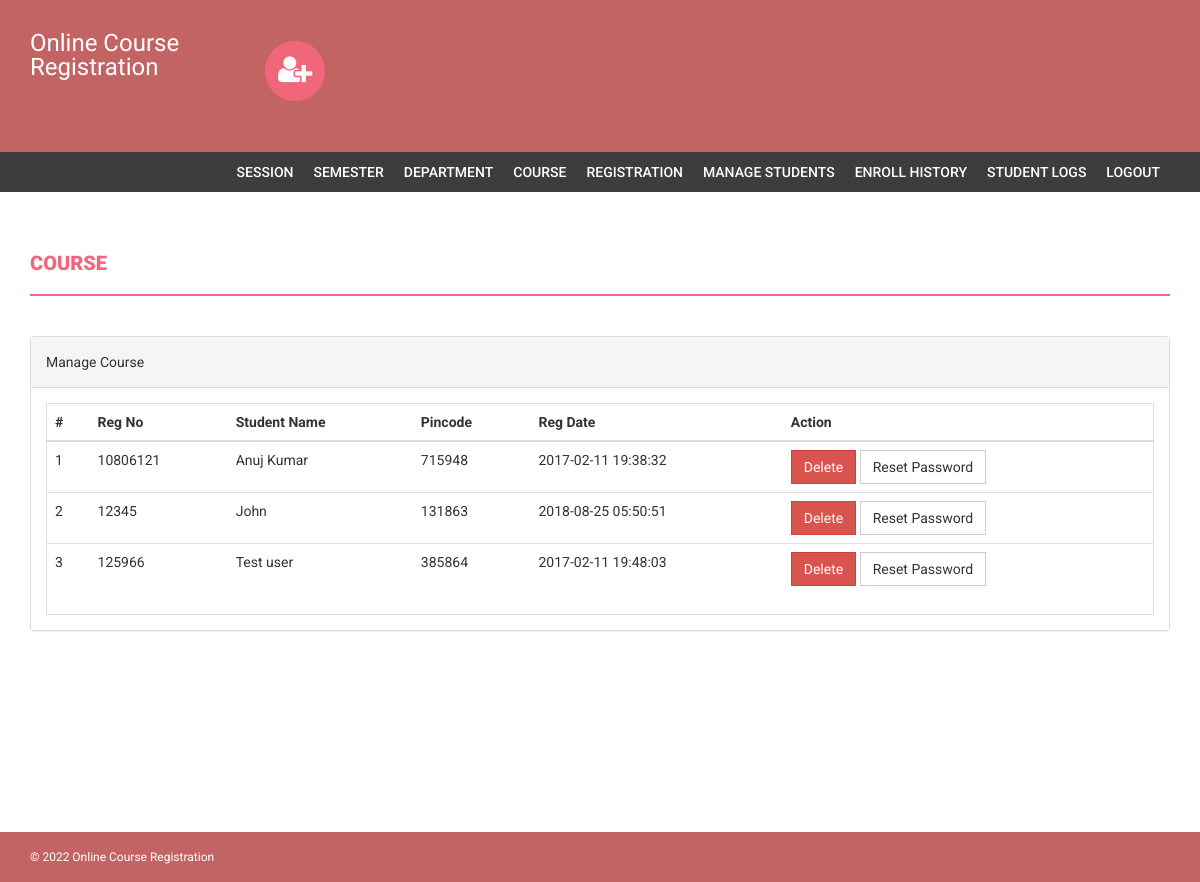
The app's page /onlinecourse/admin/manage-students.php (signed in) with its own data.
### tables this page shows
CREATE TABLE `students` (
  `StudentRegno` varchar(255) NOT NULL,
  `studentPhoto` varchar(255) DEFAULT NULL,
  `password` varchar(255) DEFAULT NULL,
  `studentName` varchar(255) DEFAULT NULL,
  `pincode` varchar(255) DEFAULT NULL,
  `session` varchar(255) DEFAULT NULL,
  `department` varchar(255) DEFAULT NULL,
  `semester` varchar(255) DEFAULT NULL,
  `cgpa` decimal(10,2) DEFAULT NULL,
  `creationdate` timestamp NULL DEFAULT CURRENT_TIMESTAMP,
  `updationDate` varchar(255) DEFAULT NULL
);

### onlinecourse/admin/manage-students.php (the view, shortened to what this page needs)
<?php
if(strlen($_SESSION['alogin'])==0)
    {
header('location:index.php');
}
else{
?>
<!DOCTYPE html>
<html xmlns="http://www.w3.org/1999/xhtml">
<head>
    <link href="assets/css/bootstrap.css" rel="stylesheet" />
    <link href="assets/css/font-awesome.css" rel="stylesheet" />
    <link href="assets/css/style.css" rel="stylesheet" />
</head>
<body>
<?php include('includes/header.php');?>
<?php if($_SESSION['alogin']!="")
{
 include('includes/menubar.php');
}
 ?>
    <div class="content-wrapper">
        <div class="container">
              <div class="row">
                    <div class="col-md-12">
                        <h1 class="page-head-line">Course  </h1>
                    </div>
                </div>
                <div class="row" >
                <div class="col-md-12">
                    <div class="panel panel-default">
                        <div class="panel-heading">
                            Manage Course
                        </div>
                        <div class="panel-body">
                            <div class="table-responsive table-bordered">
                                <table class="table">
                                    <thead>
                                        <tr>
                                            <th>#</th>
                                            <th>Reg No </th>
                                            <th>Student Name </th>
                                            <th> Pincode</th>
                                             <th>Reg Date</th>
                                             <th>Action</th>
                                        </tr>
                                    </thead>
                                    <tbody>
<?php
$sql=mysqli_query($con,"select * from students");
$cnt=1;
while($row=mysqli_fetch_array($sql))
{
?>
                                        <tr>
                                            <td><?php echo $cnt;?></td>
                                            <td><?php echo htmlentities($row['StudentRegno']);?></td>
                                            <td><?php echo htmlentities($row['studentName']);?></td>
                                            <td><?php echo htmlentities($row['pincode']);?></td>
                                            <td><?php echo htmlentities($row['creationdate']);?></td>
                                            <td>
<a href="manage-students.php?id=<?php echo $row['StudentRegno']?>&del=delete" onClick="return confirm('Are you sure you want to delete?')">
                                            <button class="btn btn-danger">Delete</button>
</a>
<a href="manage-students.php?id=<?php echo $row['StudentRegno']?>&pass=update" onClick="return confirm('Are you sure you want to reset password?')">
<button type="submit" name="submit" id="submit" class="btn btn-default">Reset Password</button>
</a>
                                            </td>
                                        </tr>
<?php
$cnt++;
} ?>
                                    </tbody>
                                </table>
                            </div>
                        </div>
                    </div>
                </div>
            </div>
        </div>
    </div>
  <?php include('includes/footer.php');?>
</body>
</html>
<?php } ?>

### onlinecourse/admin/assets/css/style.css (style rules this page uses)
body { font-family: 'Roboto', sans-serif; line-height: 30px; }
.content-wrapper { margin-top: 40px; min-height: 600px; padding-bottom: 60px; }
.page-head-line { font-weight: 900; padding-bottom: 20px; border-bottom: 2px solid #F0677C; text-transform: uppercase; color: #F0677C; font-size: 20px; margin-bottom: 40px; }
.btn { border-radius: 0px; -webkit-border-radius: 0px; -moz-border-radius: 0px; }

### records on screen
students: StudentRegno "10806121", studentName "Anuj Kumar", pincode "715948", creationdate "2017-02-11 19:38:32"
students: StudentRegno "12345", studentName "John", pincode "131863", creationdate "2018-08-25 05:50:51"
students: StudentRegno "125966", studentName "Test user", pincode "385864", creationdate "2017-02-11 19:48:03"
